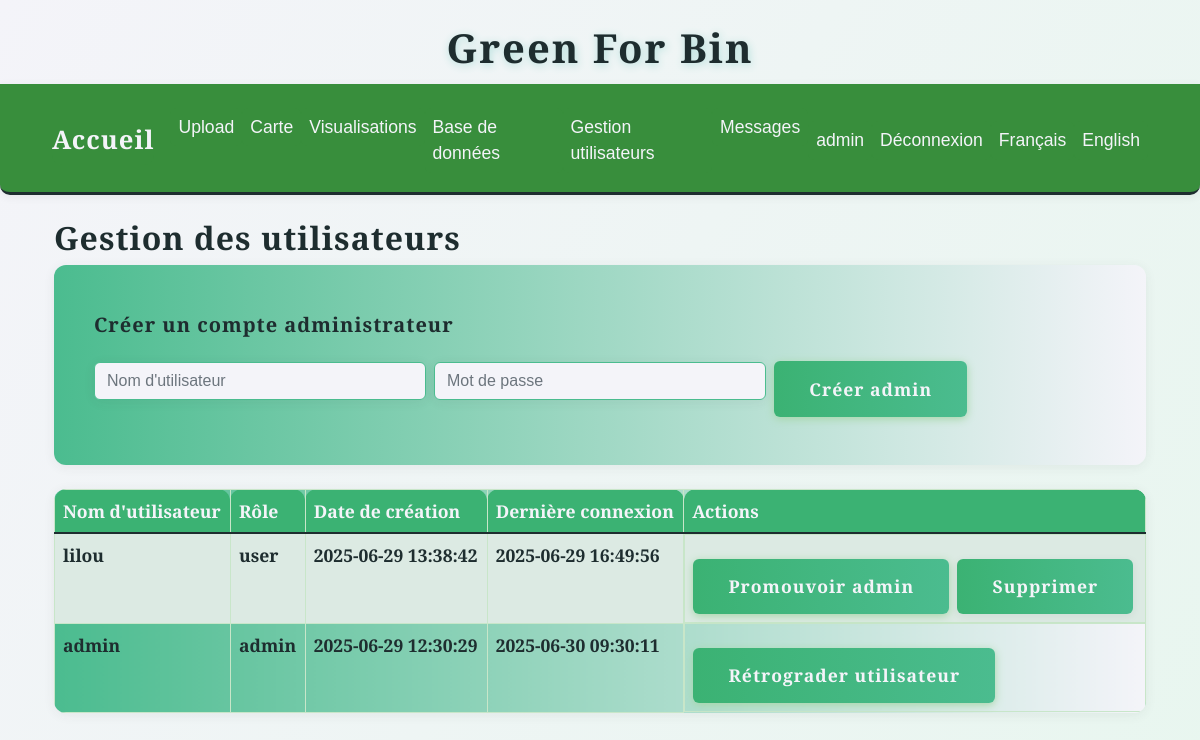
Page /admin/users (signed in) on the committed database.
### tables this page shows
CREATE TABLE users (
                id INTEGER PRIMARY KEY AUTOINCREMENT,
                username TEXT UNIQUE NOT NULL,
                password_hash TEXT NOT NULL,
                role TEXT NOT NULL DEFAULT 'user',
                created_at TEXT NOT NULL,
                last_login TEXT
            );

### app.py (the view)
@app.route('/admin/users')
@admin_required
def admin_users():
    with sqlite3.connect(DB_PATH) as conn:
        c = conn.cursor()
        c.execute("""
            SELECT id, username, role, created_at, last_login
            FROM users
            ORDER BY created_at DESC
        """)
        users = c.fetchall()
        c.execute("SELECT COUNT(*) FROM users WHERE role = 'admin'")
        admin_count = c.fetchone()[0]
    return render_template('admin/users.html', users=users, admin_count=admin_count)

### app.py (called while the page is built)
def get_locale():
    return session.get('lang', request.accept_languages.best_match(['en', 'fr']))

@app.context_processor
def inject_locale():
    return dict(get_locale=get_locale)

def admin_required(f):
    @wraps(f)
    def decorated_function(*args, **kwargs):
        if 'user_id' not in session:
            flash('Vous devez être connecté pour accéder à cette page.', 'error')
            return redirect(url_for('login'))
        with sqlite3.connect(DB_PATH) as conn:
            c = conn.cursor()
            c.execute("SELECT role FROM users WHERE id = ?", (session['user_id'],))
            user = c.fetchone()
        if not user or user[0] != 'admin':
            flash('Accès réservé aux administrateurs.', 'error')
            return redirect(url_for('index'))
        return f(*args, **kwargs)
    return decorated_function

### templates/admin/users.html (shortened to what this page needs)
{% extends "base.html" %}
{% block content %}
<div class="container">
    <h2>{{ _('Gestion des utilisateurs') }}</h2>
    <div class="card mb-4">
        <div class="card-body">
            <h5 class="card-title">{{ _('Créer un compte administrateur') }}</h5>
            <form method="post" action="{{ url_for('create_admin') }}">
                <div class="row g-2 align-items-center">
                    <div class="col-md-4">
                        <input type="text" name="username" class="form-control" placeholder="Nom d'utilisateur" required>
                    </div>
                    <div class="col-md-4">
                        <input type="password" name="password" class="form-control" placeholder="Mot de passe" required>
                    </div>
                    <div class="col-md-4">
                        <button type="submit" class="btn btn-primary">{{ _('Créer admin') }}</button>
                    </div>
                </div>
            </form>
        </div>
    </div>
    <table class="table table-striped table-green-text">
        <thead>
            <tr>
                <th>{{ _("Nom d'utilisateur") }}</th>
                <th>{{ _('Rôle') }}</th>
                <th>{{ _('Date de création') }}</th>
                <th>{{ _('Dernière connexion') }}</th>
                <th>{{ _('Actions') }}</th>
            </tr>
        </thead>
        <tbody>
            {% for user in users %}
                <tr>
                    <td>{{ user[1] }}</td>
                    <td>{{ user[2] }}</td>
                    <td>{{ user[3] }}</td>
                    <td>{{ user[4] or _('Jamais') }}</td>
                    <td class="d-flex gap-2">
                        {% if user[2] == 'user' %}
                            <a href="{{ url_for('promote_user', user_id=user[0]) }}" class="btn btn-success btn-sm">{{ _('Promouvoir admin') }}</a>
                        {% else %}
                            <a href="{{ url_for('demote_user', user_id=user[0]) }}" class="btn btn-warning btn-sm">{{ _('Rétrograder utilisateur') }}</a>
                        {% endif %}
                        {% if session['user_id'] != user[0] and (user[2] != 'admin' or admin_count > 1) %}
                            <a href="{{ url_for('delete_user', user_id=user[0]) }}" class="btn btn-danger btn-sm" onclick="return confirm('Supprimer cet utilisateur ?');">{{ _('Supprimer') }}</a>
                        {% endif %}
                    </td>
                </tr>
            {% endfor %}
        </tbody>
    </table>
</div>
{% endblock %}

### static/css/style.css (style rules this page uses)
:root { --green-dark: #22332a; --green: #3b5249; --green-light: #6e8b7b; --beige: #f6f5ec; --white: #fff; --black: #222; --radius: 2.5rem; --shadow: 0 4px 24px rgba(34,51,42,0.10); --transition: all 0.3s cubic-bezier(.4,0,.2,1); }
body { background: var(--beige); color: var(--green-dark); font-family: 'Playfair Display', 'Quercus Serif', serif; font-size: 1.1rem; margin: 0; padding: 0; min-height: 100vh; }
h1, h2, h3, h4, h5, h6 { font-family: 'Playfair Display', 'Quercus Serif', serif; color: var(--green-dark); font-weight: 700; letter-spacing: 1px; margin-top: 0; }
.btn { background: var(--green-dark); color: var(--beige); border: none; border-radius: 2rem; font-family: 'Inter', Arial, sans-serif; font-weight: 600; padding: 0.9rem 2.2rem; font-size: 1.1rem; box-shadow: 0 2px 8px rgba(34,51,42,0.08); transition: var(--transition); cursor: pointer; margin-top: 1rem; letter-spacing: 1px; }
.card { background: var(--white); border-radius: var(--radius); box-shadow: var(--shadow); padding: 2rem 1.5rem; margin-bottom: 2rem; transition: var(--transition); position: relative; overflow: hidden; }
input, textarea, select { background: var(--beige); color: var(--green-dark); border: 2px solid var(--green-light); border-radius: 1.5rem; font-family: 'Inter', Arial, sans-serif; padding: 10px 18px; font-size: 1.08rem; transition: var(--transition); }

### static/css/greenforbin.css (style rules this page uses)
body { background: linear-gradient(135deg, #e8f5e9 0%, #c8e6c9 100%); color: #234d20; font-family: 'Segoe UI', 'Roboto', Arial, sans-serif; min-height: 100vh; }
.card { border-radius: 16px; box-shadow: 0 4px 24px 0 rgba(56, 142, 60, 0.10); border: none; background: #f1f8e9; }
.btn-primary, .btn-success, .btn-warning { background: #43a047; border: none; color: #fff; font-weight: 600; border-radius: 8px; box-shadow: 0 2px 8px #a5d6a7; transition: background 0.2s, box-shadow 0.2s; }
.table { background: #f1f8e9; border-radius: 10px; overflow: hidden; }
th { background: #388e3c; color: #fff; }
td, th { border: 1px solid #c8e6c9 !important; }

### templates/base.html (style rules this page uses)
body { background: linear-gradient(120deg, #f4f4f9 0%, #e8f6ef 100%); min-height: 100vh; color: #1e2d2f; font-family: 'Quercus Serif', 'Montserrat', 'Quicksand', Arial, sans-serif !important; }
body, h1, h2, h3, h4, h5, h6, .navbar, .nav-link, .btn, .card, .table, .form-control, .modal-content { font-family: 'Quercus Serif', 'Montserrat', 'Quicksand', Arial, sans-serif !important; color: #1e2d2f; }
.btn, .btn-primary, .btn-success, .btn-outline-success { background: linear-gradient(90deg, #3bb273 0%, #4bbc8f 100%); color: #f4f4f9; border: none; border-radius: 6px; transition: background 0.3s, color 0.3s, box-shadow 0.3s; }
.card, .box, .content-box, .table, .table-green-text, .form-control, .modal-content { background: linear-gradient(90deg, #4bbc8f 0%, #f4f4f9 100%); border-radius: 12px; box-shadow: 0 2px 12px rgba(60, 60, 60, 0.07); border: none; color: #1e2d2f; }
.table-green-text td, .table-green-text th, .table th, .table td { color: #1e2d2f !important; font-weight: 600; }
.table thead th { background: #3bb273; color: #f4f4f9 !important; border-top-left-radius: 12px; border-top-right-radius: 12px; }
.table-striped > tbody > tr:nth-of-type(odd) { background-color: #e8f6ef; }
.form-control { background: #f4f4f9; border: 1px solid #4bbc8f; color: #1e2d2f; border-radius: 6px; transition: border 0.3s; }

### rows in the picture
users: username "lilou", role "user", created_at "2025-06-29 13:38:42", last_login "2025-06-29 16:49:56"
users: username "admin", role "admin", created_at "2025-06-29 12:30:29", last_login "2025-06-30 09:30:11"

### other values in the picture
{{ session.get('username') }} "admin"
